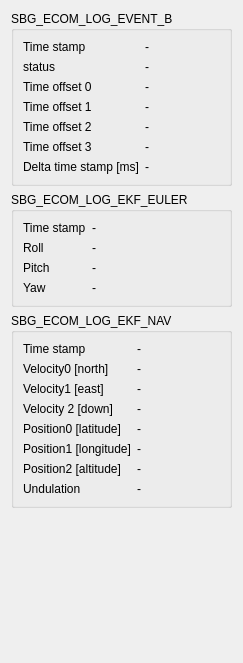
<?xml version="1.0" encoding="UTF-8"?>
<ui version="4.0">
 <class>SbgEcomLogData</class>
 <widget class="QWidget" name="SbgEcomLogData">
  <property name="geometry">
   <rect>
    <x>0</x>
    <y>0</y>
    <width>243</width>
    <height>663</height>
   </rect>
  </property>
  <property name="windowTitle">
   <string>Form</string>
  </property>
  <layout class="QVBoxLayout" name="verticalLayout" stretch="0,0,0,1">
   <item>
    <widget class="QGroupBox" name="groupBox_5">
     <property name="title">
      <string>SBG_ECOM_LOG_EVENT_B</string>
     </property>
     <layout class="QFormLayout" name="formLayout">
      <item row="0" column="0">
       <widget class="QLabel" name="label">
        <property name="text">
         <string>Time stamp</string>
        </property>
       </widget>
      </item>
      <item row="0" column="1">
       <widget class="QLabel" name="label_TimeStamp">
        <property name="text">
         <string>-</string>
        </property>
       </widget>
      </item>
      <item row="1" column="0">
       <widget class="QLabel" name="label_2">
        <property name="text">
         <string>status</string>
        </property>
       </widget>
      </item>
      <item row="1" column="1">
       <widget class="QLabel" name="label_status">
        <property name="text">
         <string>-</string>
        </property>
       </widget>
      </item>
      <item row="2" column="0">
       <widget class="QLabel" name="label_3">
        <property name="text">
         <string>Time offset 0</string>
        </property>
       </widget>
      </item>
      <item row="2" column="1">
       <widget class="QLabel" name="label_timeOffset0">
        <property name="text">
         <string>-</string>
        </property>
       </widget>
      </item>
      <item row="3" column="0">
       <widget class="QLabel" name="label_4">
        <property name="text">
         <string>Time offset 1</string>
        </property>
       </widget>
      </item>
      <item row="3" column="1">
       <widget class="QLabel" name="label_timeOffset1">
        <property name="text">
         <string>-</string>
        </property>
       </widget>
      </item>
      <item row="4" column="0">
       <widget class="QLabel" name="label_5">
        <property name="text">
         <string>Time offset 2</string>
        </property>
       </widget>
      </item>
      <item row="4" column="1">
       <widget class="QLabel" name="label_timeOffset2">
        <property name="text">
         <string>-</string>
        </property>
       </widget>
      </item>
      <item row="5" column="0">
       <widget class="QLabel" name="label_6">
        <property name="text">
         <string>Time offset 3</string>
        </property>
       </widget>
      </item>
      <item row="5" column="1">
       <widget class="QLabel" name="label_timeOffset3">
        <property name="text">
         <string>-</string>
        </property>
       </widget>
      </item>
      <item row="6" column="0">
       <widget class="QLabel" name="deltaTimeStampLabel">
        <property name="text">
         <string>Delta time stamp [ms]</string>
        </property>
       </widget>
      </item>
      <item row="6" column="1">
       <widget class="QLabel" name="label_deltaTimeStamp">
        <property name="text">
         <string>-</string>
        </property>
       </widget>
      </item>
     </layout>
    </widget>
   </item>
   <item>
    <widget class="QGroupBox" name="groupBox">
     <property name="title">
      <string>SBG_ECOM_LOG_EKF_EULER</string>
     </property>
     <layout class="QFormLayout" name="formLayout_2">
      <item row="0" column="0">
       <widget class="QLabel" name="timeStampLabel">
        <property name="text">
         <string>Time stamp</string>
        </property>
       </widget>
      </item>
      <item row="0" column="1">
       <widget class="QLabel" name="label_EkfEulerTimeStamp">
        <property name="text">
         <string>-</string>
        </property>
       </widget>
      </item>
      <item row="1" column="0">
       <widget class="QLabel" name="label_roll">
        <property name="text">
         <string>Roll</string>
        </property>
       </widget>
      </item>
      <item row="1" column="1">
       <widget class="QLabel" name="label_roll_2">
        <property name="text">
         <string>-</string>
        </property>
       </widget>
      </item>
      <item row="2" column="0">
       <widget class="QLabel" name="label_pitch">
        <property name="text">
         <string>Pitch</string>
        </property>
       </widget>
      </item>
      <item row="2" column="1">
       <widget class="QLabel" name="label_pitch_2">
        <property name="text">
         <string>-</string>
        </property>
       </widget>
      </item>
      <item row="3" column="0">
       <widget class="QLabel" name="label_yaw">
        <property name="text">
         <string>Yaw</string>
        </property>
       </widget>
      </item>
      <item row="3" column="1">
       <widget class="QLabel" name="label_yaw_2">
        <property name="text">
         <string>-</string>
        </property>
       </widget>
      </item>
     </layout>
     <zorder>label_roll</zorder>
     <zorder>label_pitch</zorder>
     <zorder>label_yaw</zorder>
     <zorder>timeStampLabel</zorder>
     <zorder>label_EkfEulerTimeStamp</zorder>
     <zorder>label_roll_2</zorder>
     <zorder>label_pitch_2</zorder>
     <zorder>label_yaw_2</zorder>
    </widget>
   </item>
   <item>
    <widget class="QGroupBox" name="groupBox_2">
     <property name="title">
      <string>SBG_ECOM_LOG_EKF_NAV</string>
     </property>
     <layout class="QFormLayout" name="formLayout_3">
      <item row="0" column="0">
       <widget class="QLabel" name="label_7">
        <property name="text">
         <string>Time stamp</string>
        </property>
       </widget>
      </item>
      <item row="0" column="1">
       <widget class="QLabel" name="label_EkfNavTimeStamp">
        <property name="text">
         <string>-</string>
        </property>
       </widget>
      </item>
      <item row="1" column="0">
       <widget class="QLabel" name="velocity0Label">
        <property name="text">
         <string>Velocity0 [north]</string>
        </property>
       </widget>
      </item>
      <item row="1" column="1">
       <widget class="QLabel" name="velocity0Label_2">
        <property name="text">
         <string>-</string>
        </property>
       </widget>
      </item>
      <item row="2" column="0">
       <widget class="QLabel" name="velocity1Label">
        <property name="text">
         <string>Velocity1 [east]</string>
        </property>
       </widget>
      </item>
      <item row="2" column="1">
       <widget class="QLabel" name="velocity1Label_2">
        <property name="text">
         <string>-</string>
        </property>
       </widget>
      </item>
      <item row="3" column="0">
       <widget class="QLabel" name="velocity2Label">
        <property name="text">
         <string>Velocity 2 [down]</string>
        </property>
       </widget>
      </item>
      <item row="3" column="1">
       <widget class="QLabel" name="velocity2Label_2">
        <property name="text">
         <string>-</string>
        </property>
       </widget>
      </item>
      <item row="4" column="0">
       <widget class="QLabel" name="position0Label">
        <property name="text">
         <string>Position0 [latitude]</string>
        </property>
       </widget>
      </item>
      <item row="4" column="1">
       <widget class="QLabel" name="position0Label_2">
        <property name="text">
         <string>-</string>
        </property>
       </widget>
      </item>
      <item row="5" column="0">
       <widget class="QLabel" name="position1Label">
        <property name="text">
         <string>Position1 [longitude]</string>
        </property>
       </widget>
      </item>
      <item row="5" column="1">
       <widget class="QLabel" name="position1Label_2">
        <property name="text">
         <string>-</string>
        </property>
       </widget>
      </item>
      <item row="6" column="0">
       <widget class="QLabel" name="position2Label">
        <property name="text">
         <string>Position2 [altitude]</string>
        </property>
       </widget>
      </item>
      <item row="6" column="1">
       <widget class="QLabel" name="position2Label_2">
        <property name="text">
         <string>-</string>
        </property>
       </widget>
      </item>
      <item row="7" column="0">
       <widget class="QLabel" name="undulationLabel">
        <property name="text">
         <string>Undulation</string>
        </property>
       </widget>
      </item>
      <item row="7" column="1">
       <widget class="QLabel" name="undulationLabel_2">
        <property name="text">
         <string>-</string>
        </property>
       </widget>
      </item>
     </layout>
    </widget>
   </item>
   <item>
    <spacer name="verticalSpacer">
     <property name="orientation">
      <enum>Qt::Vertical</enum>
     </property>
     <property name="sizeHint" stdset="0">
      <size>
       <width>20</width>
       <height>40</height>
      </size>
     </property>
    </spacer>
   </item>
  </layout>
 </widget>
 <resources/>
 <connections/>
</ui>
